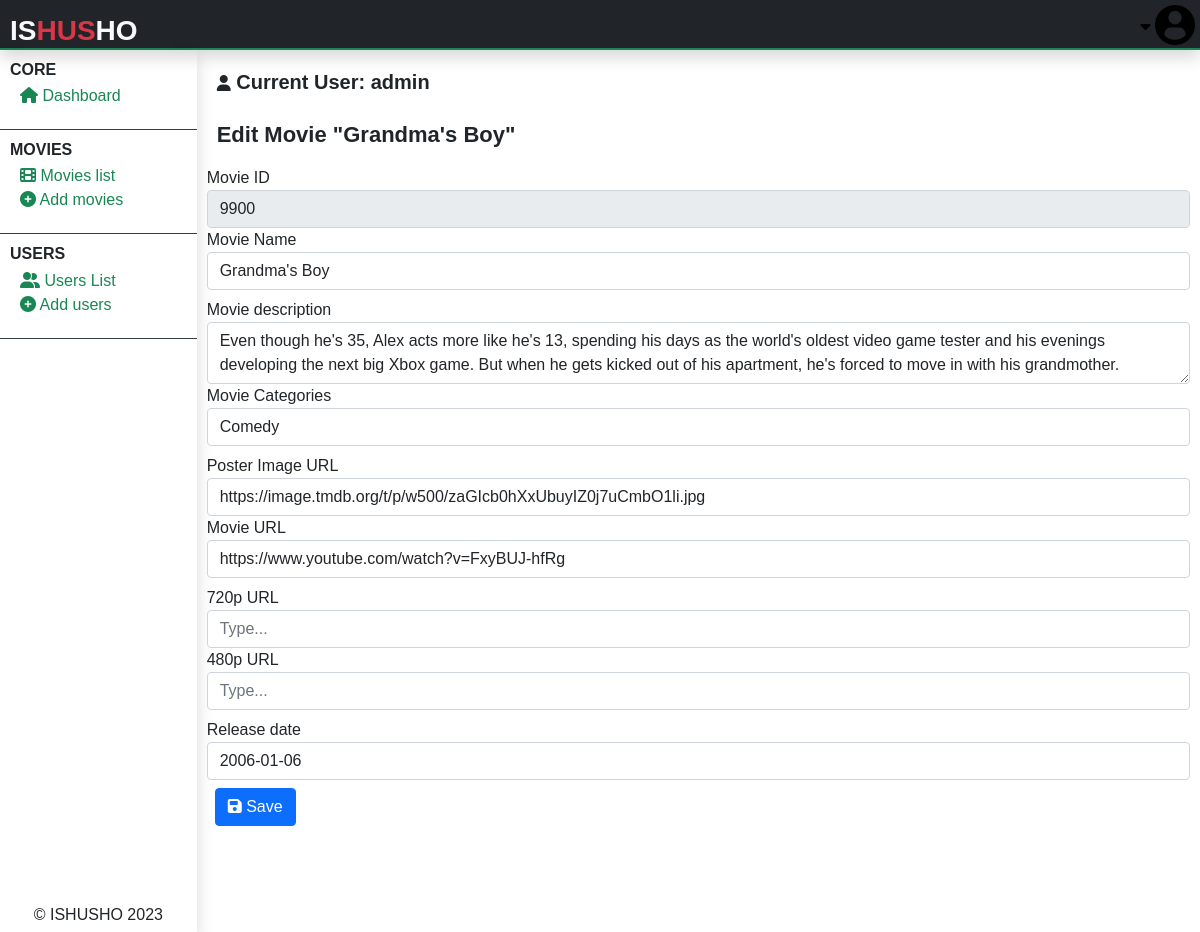
The app's page /admin/admin-edit-movie.php?edit&v=9900 (signed in) with its own data.
### tables this page shows
CREATE TABLE `movies` (
  `movie_id` varchar(255) NOT NULL,
  `movie_name` text NOT NULL,
  `movie_description` text NOT NULL,
  `movie_categories` text NOT NULL,
  `movie_poster` text NOT NULL,
  `movie_url` text NOT NULL,
  `url720` text NOT NULL,
  `url480` text NOT NULL,
  `release_date` varchar(255) NOT NULL,
  `addition_date` text NOT NULL,
  `added_by` int(11) NOT NULL
);

### admin/admin-edit-movie.php (the view, shortened to what this page needs)
<?php
include("../php/global/server.php");
?>
<!DOCTYPE html>
<html lang="en">
<head>
    <?php
    include('../php/global/cdns.php');
    ?>
    <link rel="stylesheet" href="../styles/admin-main.css">
</head>
<body>
    <div class="main-container">
        <?php
        include("./php/header.php");
        ?>
        <section class="center-section">
            <?php
            include('./php/nav-left.php');
            ?>
            <div class="right-contents">
                <?php
                include("./php/acting-user.php");
                ?>
                <div class="all-interchange">
                    <?php
                    if (isset($_GET['edit'])) {
                        if (!isset($_GET['v'])) {
                    ?>
                            <p class="alert alert-danger">
                                No video sent to the server!
                            </p>
                            <?php
                        } else {
                            $videoToEdit = $_GET['v'];
                            $checkIfVideoExists = mysqli_query($server, "SELECT * from
            movies
            WHERE movie_id = '$videoToEdit'
        ");
                            if (mysqli_num_rows($checkIfVideoExists) !== 1) {
                            ?>
                                <p class="alert alert-danger">
                                    Video doesn't exists in the database.
                                </p>
                            <?php
                            } else {
                                $dataVideoExists = mysqli_fetch_array($checkIfVideoExists);
                            ?>
                                <h1>
                                    Edit movie "<?php echo $dataVideoExists['movie_name']; ?>"
                                </h1>
                                <form action="" method="post" autocomplete="off">
                                    <div class="row">
                                        <div class="form-group mt-2">
                                            <label for="">
                                                Movie ID
                                            </label>
                                            <input type="text" class="form-control" name="movie_id" placeholder="Movie ID.." value="<?php echo $dataVideoExists['movie_id'] ?>" readonly>
                                        </div>
                                        <div class="form-group">
                                            <label for="">
                                                Movie Name
                                            </label>
                                            <input type="text" name="tmdbmovie_name" placeholder="Type..." class="form-control" value="<?php echo $dataVideoExists['movie_name'] ?>">
                                        </div>
                                    </div>
                                    <div class="row">
                                        <div class="form-group mt-2">
                                            <label for="">
                                                Movie description
                                            </label>
                                            <textarea type="text" name="tmdbmovie_desc" placeholder="Type..." class="form-control"><?php echo $dataVideoExists['movie_description'] ?></textarea>
                                        </div>
                                        <div class="form-group">
                                            <label for="">
                                                Movie Categories
                                            </label>
                                            <input type="text" name="tmdbmovie_cate" placeholder="Type..." class="form-control" value="<?php echo $dataVideoExists['movie_categories'] ?>">
                                        </div>
                                    </div>
                                    <div class="row">
                                        <div class="form-group mt-2">
                                            <label for="">
                                                Poster Image URL
                                            </label>
                                            <input type="text" name="tmdbmovie_poster" placeholder="Type..." class="form-control" value="<?php echo $dataVideoExists['movie_poster'] ?>">
                                        </div>
                                        <div class="form-group">
                                            <label for="">
                                                Movie URL
                                            </label>
                                            <input type="text" name="tmdbmovie_url" placeholder="Type..." class="form-control" value="<?php echo $dataVideoExists['movie_url'] ?>">
                                        </div>
                                    </div>
                                    <div class="row">
                                        <div class="form-group mt-2">
                                            <label for="">
                                                720p URL
                                            </label>
                                            <input type="text" name="tmdb720url" placeholder="Type..." class="form-control" value="<?php echo $dataVideoExists['url720'] ?>">
                                        </div>
                                        <div class="form-group">
                                            <label for="">
                                                480p URL
                                            </label>
                                            <input type="text" name="tmdb480url" placeholder="Type..." class="form-control" value="<?php echo $dataVideoExists['url480'] ?>">
                                        </div>
                                    </div>
                                    <div class="row">
                                        <div class="form-group mt-2">
                                            <label for="">
                                                Release date
                                            </label>
                                            <input type="text" name="tmdbreleasedate" placeholder="Type..." class="form-control" value="<?php echo $dataVideoExists['release_date'] ?>">
                                        </div>
                                    </div>
                                    <div class="form-group m-2">
                                        <button name="EditMovie" type="submit" class="btn btn-primary">
                                            <i class="fa fa-save"></i>
                                            Save
                                        </button>
                                    </div>
                                </form>
                    <?php
                            }
                        }
                    }
                    ?>
                </div>
            </div>
        </section>
    </div>
</body>
</html>

### styles/admin-main.css (style rules this page uses)
* { font-family: 'Gill Sans', 'Gill Sans MT', Calibri, 'Trebuchet MS', sans-serif; margin: 0; padding: 0; text-decoration: none; font-size: 16px; }
button { border: 0; background: transparent; }
body { width: 100vw; overflow: hidden; }
.main-container { overflow: hidden; width: 100vw; height: 100vh; }
.main-container .center-section { display: flex; flex-direction: row; height: calc(100vh - 50px); }
.main-container .center-section .right-contents { margin: 10px; height: calc(100vh - 50px); width: calc(100vw - 200px); overflow: auto; padding-bottom: 100px; }
.main-container .center-section .right-contents .all-interchange h1 { margin: 10px; font-size: 22px; color: #212529; font-weight: bold; text-transform: capitalize; }
.main-container .center-section .right-contents .all-interchange form .row { display: flex; flex-direction: row; }

### records on screen
movies: movie_name "Grandma's Boy", movie_id "9900", tmdbmovie_name "Grandma's Boy", tmdbmovie_desc "Even though he's 35, Alex acts more like he's 13, spending his days as the world's oldest video game tester and his evenings developing the next big Xbox game. But when he gets kicked out of his apartment, he's forced to move in with his grandmother.", tmdbmovie_cate "Comedy", tmdbmovie_poster "https://image.tmdb.org/t/p/w500/zaGIcb0hXxUbuyIZ0j7uCmbO1li.jpg", tmdbmovie_url "https://www.youtube.com/watch?v=FxyBUJ-hfRg", tmdbreleasedate "2006-01-06"

### other values on screen
$actingAdminUN "admin"
